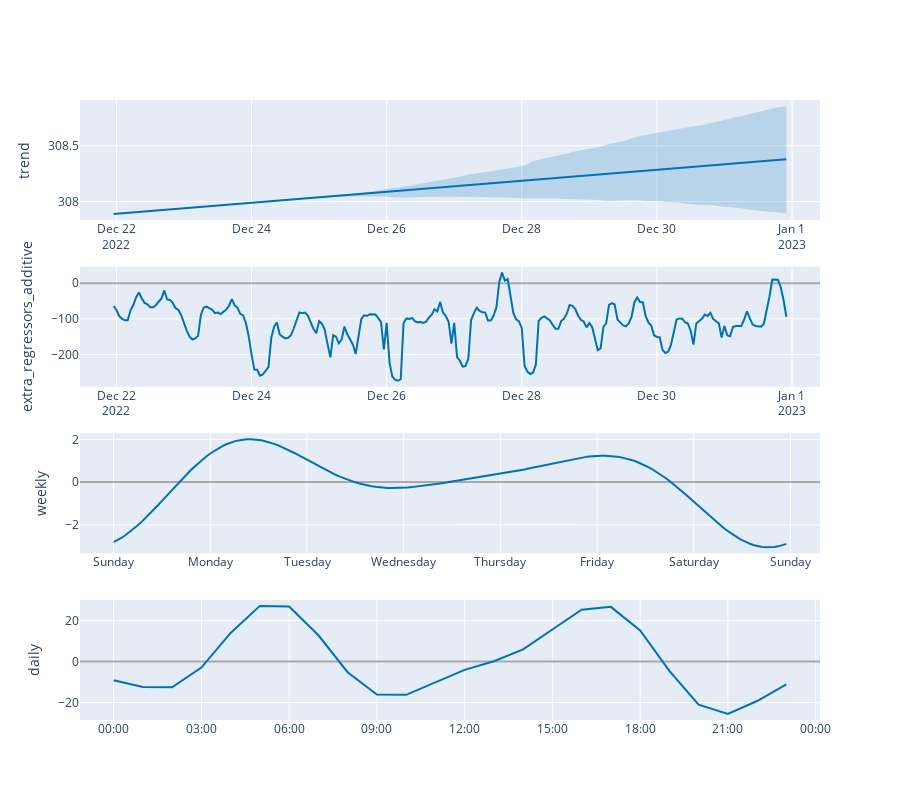

This figure's notebook cell:
### Code cell
from prophet.plot import plot_plotly, plot_components_plotly, plot_cross_validation_metric
plot_components_plotly(model, predictions)

### Figure 1 — Plotly figure (JSON) as saved in the notebook; plotly's stock layout.template omitted (floating-point values rounded to 4 significant figures; data arrays with more than 128 entries replaced by an {"elided": "..."} marker saying what was removed)
{"data": [{"line": {"color": "#0072B2", "width": 2}, "mode": "lines", "name": "trend", "type": "scatter", "x": {"elided": "240 str values"}, "xaxis": "x", "y": {"elided": "240 float values"}, "yaxis": "y"}, {"line": {"color": "rgba(0, 114, 178, 0.2)", "width": 0}, "mode": "lines", "name": "trend_upper", "type": "scatter", "x": {"elided": "240 str values"}, "xaxis": "x", "y": {"elided": "240 float values"}, "yaxis": "y"}, {"fill": "tonexty", "fillcolor": "rgba(0, 114, 178, 0.2)", "line": {"color": "rgba(0, 114, 178, 0.2)", "width": 0}, "mode": "lines", "name": "trend_lower", "type": "scatter", "x": {"elided": "240 str values"}, "xaxis": "x", "y": {"elided": "240 float values"}, "yaxis": "y"}, {"line": {"color": "#0072B2", "width": 2}, "mode": "lines", "name": "extra_regressors_additive", "type": "scatter", "x": {"elided": "240 str values"}, "xaxis": "x2", "y": {"elided": "240 float values"}, "yaxis": "y2"}, {"line": {"color": "#0072B2", "width": 2}, "mode": "lines", "name": "weekly", "type": "scatter", "x": {"elided": "168 str values"}, "xaxis": "x3", "y": {"elided": "168 float values"}, "yaxis": "y3"}, {"line": {"color": "#0072B2", "width": 2}, "mode": "lines", "name": "daily", "type": "scatter", "x": ["2017-01-01T00:00:00", "2017-01-01T01:00:00", "2017-01-01T02:00:00", "2017-01-01T03:00:00", "2017-01-01T04:00:00", "2017-01-01T05:00:00", "2017-01-01T06:00:00", "2017-01-01T07:00:00", "2017-01-01T08:00:00", "2017-01-01T09:00:00", "2017-01-01T10:00:00", "2017-01-01T11:00:00", "2017-01-01T12:00:00", "2017-01-01T13:00:00", "2017-01-01T14:00:00", "2017-01-01T15:00:00", "2017-01-01T16:00:00", "2017-01-01T17:00:00", "2017-01-01T18:00:00", "2017-01-01T19:00:00", "2017-01-01T20:00:00", "2017-01-01T21:00:00", "2017-01-01T22:00:00", "2017-01-01T23:00:00"], "xaxis": "x4", "y": [-9.081, -12.35, -12.56, -2.904, 13.99, 27.21, 26.87, 12.85, -5.176, -16.14, -16.22, -10.02, -4.026, 0.1566, 5.945, 15.66, 25.32, 26.73, 15.22, -4.492, -21.03, -25.6, -19.25, -11.09], "yaxis": "y4"}], "layout": {"height": 800, "showlegend": false, "width": 900, "xaxis": {"anchor": "y", "domain": [0, 1], "range": ["2022-12-21T11:03:00", "2023-01-01T09:57:00"], "type": "date"}, "xaxis2": {"anchor": "y2", "domain": [0, 1], "range": ["2022-12-21T11:03:00", "2023-01-01T09:57:00"], "type": "date"}, "xaxis3": {"anchor": "y3", "domain": [0, 1], "range": ["2016-12-31T15:39:00", "2017-01-08T07:21:00"], "tickformat": "%A", "type": "date"}, "xaxis4": {"anchor": "y4", "domain": [0, 1], "range": ["2016-12-31T22:51:00", "2017-01-02T00:09:00"], "tickformat": "%H:%M", "type": "date"}, "yaxis": {"anchor": "x", "domain": [0.8063, 1], "rangemode": "normal", "title": {"text": "trend"}, "zerolinecolor": "#AAA"}, "yaxis2": {"anchor": "x2", "domain": [0.5375, 0.7312], "rangemode": "tozero", "title": {"text": "extra_regressors_additive"}, "zerolinecolor": "#AAA"}, "yaxis3": {"anchor": "x3", "domain": [0.2687, 0.4625], "title": {"text": "weekly"}, "zerolinecolor": "#AAA"}, "yaxis4": {"anchor": "x4", "domain": [0, 0.1938], "title": {"text": "daily"}, "zerolinecolor": "#AAA"}}}
